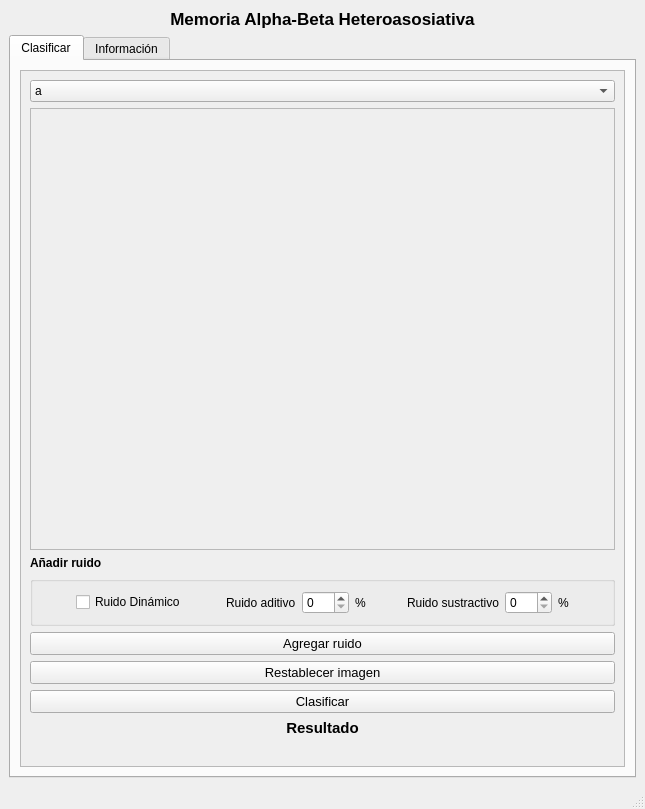
<?xml version="1.0" encoding="UTF-8"?>
<ui version="4.0">
 <class>MainWindow</class>
 <widget class="QMainWindow" name="MainWindow">
  <property name="geometry">
   <rect>
    <x>0</x>
    <y>0</y>
    <width>645</width>
    <height>809</height>
   </rect>
  </property>
  <property name="windowTitle">
   <string>MainWindow</string>
  </property>
  <widget class="QWidget" name="centralwidget">
   <layout class="QVBoxLayout" name="verticalLayout">
    <item>
     <widget class="QLabel" name="label">
      <property name="font">
       <font>
        <pointsize>13</pointsize>
        <weight>75</weight>
        <bold>true</bold>
       </font>
      </property>
      <property name="text">
       <string>Memoria Alpha-Beta Heteroasosiativa</string>
      </property>
      <property name="alignment">
       <set>Qt::AlignCenter</set>
      </property>
     </widget>
    </item>
    <item>
     <widget class="QTabWidget" name="tabWidget">
      <property name="currentIndex">
       <number>0</number>
      </property>
      <widget class="QWidget" name="tab">
       <attribute name="title">
        <string>Clasificar</string>
       </attribute>
       <layout class="QGridLayout" name="gridLayout_3">
        <item row="1" column="0">
         <widget class="QScrollArea" name="scrollArea_2">
          <property name="widgetResizable">
           <bool>true</bool>
          </property>
          <widget class="QWidget" name="scrollAreaWidgetContents_2">
           <property name="geometry">
            <rect>
             <x>0</x>
             <y>0</y>
             <width>593</width>
             <height>675</height>
            </rect>
           </property>
           <layout class="QVBoxLayout" name="verticalLayout_2">
            <item>
             <widget class="QComboBox" name="comboBox">
              <item>
               <property name="text">
                <string>a</string>
               </property>
              </item>
              <item>
               <property name="text">
                <string>e</string>
               </property>
              </item>
              <item>
               <property name="text">
                <string>i</string>
               </property>
              </item>
              <item>
               <property name="text">
                <string>o</string>
               </property>
              </item>
              <item>
               <property name="text">
                <string>u</string>
               </property>
              </item>
             </widget>
            </item>
            <item>
             <widget class="QScrollArea" name="scrollArea_3">
              <property name="widgetResizable">
               <bool>true</bool>
              </property>
              <widget class="QWidget" name="scrollAreaWidgetContents_4">
               <property name="geometry">
                <rect>
                 <x>0</x>
                 <y>0</y>
                 <width>569</width>
                 <height>381</height>
                </rect>
               </property>
               <layout class="QGridLayout" name="gridLayout_7">
                <item row="0" column="0">
                 <widget class="QLabel" name="imagenVocal">
                  <property name="text">
                   <string/>
                  </property>
                 </widget>
                </item>
               </layout>
              </widget>
             </widget>
            </item>
            <item>
             <widget class="QLabel" name="label_2">
              <property name="font">
               <font>
                <pointsize>9</pointsize>
                <weight>75</weight>
                <bold>true</bold>
               </font>
              </property>
              <property name="text">
               <string>Añadir ruido</string>
              </property>
             </widget>
            </item>
            <item>
             <widget class="QGroupBox" name="groupBox">
              <property name="title">
               <string/>
              </property>
              <layout class="QGridLayout" name="gridLayout_6">
               <item row="1" column="6">
                <spacer name="horizontalSpacer_3">
                 <property name="orientation">
                  <enum>Qt::Horizontal</enum>
                 </property>
                 <property name="sizeHint" stdset="0">
                  <size>
                   <width>40</width>
                   <height>20</height>
                  </size>
                 </property>
                </spacer>
               </item>
               <item row="1" column="8">
                <widget class="QSpinBox" name="spinBox_pepper">
                 <property name="maximum">
                  <number>100</number>
                 </property>
                </widget>
               </item>
               <item row="1" column="7">
                <widget class="QLabel" name="label_8">
                 <property name="text">
                  <string>Ruido sustractivo</string>
                 </property>
                </widget>
               </item>
               <item row="1" column="10">
                <spacer name="horizontalSpacer_2">
                 <property name="orientation">
                  <enum>Qt::Horizontal</enum>
                 </property>
                 <property name="sizeHint" stdset="0">
                  <size>
                   <width>40</width>
                   <height>20</height>
                  </size>
                 </property>
                </spacer>
               </item>
               <item row="1" column="9">
                <widget class="QLabel" name="label_9">
                 <property name="text">
                  <string>%</string>
                 </property>
                </widget>
               </item>
               <item row="1" column="0">
                <spacer name="horizontalSpacer">
                 <property name="orientation">
                  <enum>Qt::Horizontal</enum>
                 </property>
                 <property name="sizeHint" stdset="0">
                  <size>
                   <width>40</width>
                   <height>20</height>
                  </size>
                 </property>
                </spacer>
               </item>
               <item row="1" column="4">
                <widget class="QSpinBox" name="spinBox_salt">
                 <property name="maximum">
                  <number>100</number>
                 </property>
                </widget>
               </item>
               <item row="1" column="5">
                <widget class="QLabel" name="label_7">
                 <property name="text">
                  <string>%</string>
                 </property>
                </widget>
               </item>
               <item row="1" column="3">
                <widget class="QLabel" name="label_3">
                 <property name="text">
                  <string>Ruido aditivo</string>
                 </property>
                </widget>
               </item>
               <item row="1" column="1">
                <widget class="QCheckBox" name="checkBox_dynamicNoise">
                 <property name="text">
                  <string>Ruido Dinámico</string>
                 </property>
                </widget>
               </item>
               <item row="1" column="2">
                <spacer name="horizontalSpacer_4">
                 <property name="orientation">
                  <enum>Qt::Horizontal</enum>
                 </property>
                 <property name="sizeHint" stdset="0">
                  <size>
                   <width>40</width>
                   <height>20</height>
                  </size>
                 </property>
                </spacer>
               </item>
              </layout>
             </widget>
            </item>
            <item>
             <widget class="QPushButton" name="pushButton_addNoise">
              <property name="font">
               <font>
                <pointsize>10</pointsize>
               </font>
              </property>
              <property name="text">
               <string>Agregar ruido</string>
              </property>
             </widget>
            </item>
            <item>
             <widget class="QPushButton" name="pushButton_restartImage">
              <property name="font">
               <font>
                <pointsize>10</pointsize>
               </font>
              </property>
              <property name="text">
               <string>Restablecer imagen</string>
              </property>
             </widget>
            </item>
            <item>
             <widget class="QPushButton" name="pushButtonClasificar">
              <property name="font">
               <font>
                <pointsize>10</pointsize>
               </font>
              </property>
              <property name="text">
               <string>Clasificar</string>
              </property>
             </widget>
            </item>
            <item>
             <widget class="QLabel" name="labelRes">
              <property name="font">
               <font>
                <pointsize>11</pointsize>
                <weight>75</weight>
                <bold>true</bold>
               </font>
              </property>
              <property name="text">
               <string>Resultado</string>
              </property>
              <property name="alignment">
               <set>Qt::AlignCenter</set>
              </property>
             </widget>
            </item>
            <item>
             <widget class="QLabel" name="label_Onehot">
              <property name="text">
               <string/>
              </property>
              <property name="alignment">
               <set>Qt::AlignCenter</set>
              </property>
             </widget>
            </item>
           </layout>
          </widget>
         </widget>
        </item>
       </layout>
      </widget>
      <widget class="QWidget" name="tab_2">
       <attribute name="title">
        <string>Información</string>
       </attribute>
       <layout class="QGridLayout" name="gridLayout_2">
        <item row="0" column="0">
         <widget class="QScrollArea" name="scrollArea">
          <property name="widgetResizable">
           <bool>true</bool>
          </property>
          <widget class="QWidget" name="scrollAreaWidgetContents">
           <property name="geometry">
            <rect>
             <x>0</x>
             <y>0</y>
             <width>593</width>
             <height>675</height>
            </rect>
           </property>
           <layout class="QGridLayout" name="gridLayout_4">
            <item row="0" column="0">
             <widget class="QLabel" name="labelInformation">
              <property name="font">
               <font>
                <pointsize>11</pointsize>
                <weight>75</weight>
                <bold>true</bold>
               </font>
              </property>
              <property name="text">
               <string>Información</string>
              </property>
              <property name="alignment">
               <set>Qt::AlignCenter</set>
              </property>
             </widget>
            </item>
            <item row="1" column="0">
             <widget class="QLabel" name="label_4">
              <property name="font">
               <font>
                <pointsize>9</pointsize>
                <weight>75</weight>
                <bold>true</bold>
               </font>
              </property>
              <property name="text">
               <string>Agregar información importante</string>
              </property>
             </widget>
            </item>
           </layout>
          </widget>
         </widget>
        </item>
       </layout>
      </widget>
     </widget>
    </item>
   </layout>
  </widget>
  <widget class="QStatusBar" name="statusbar"/>
 </widget>
 <resources/>
 <connections/>
</ui>
